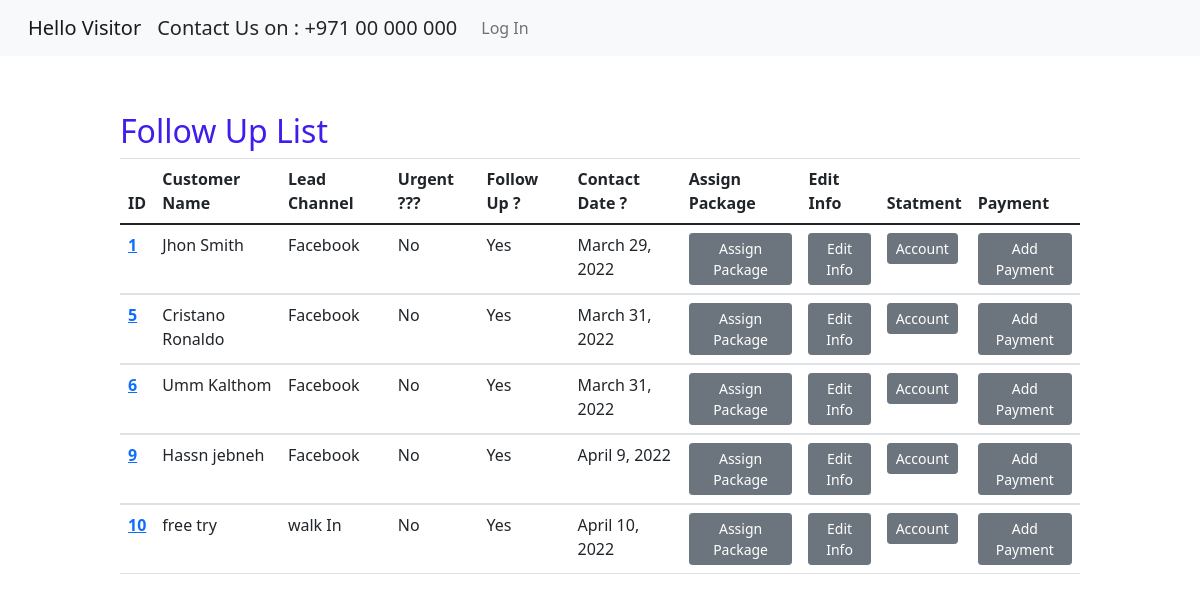
Before: /customerFollowUp/ with the older database file.
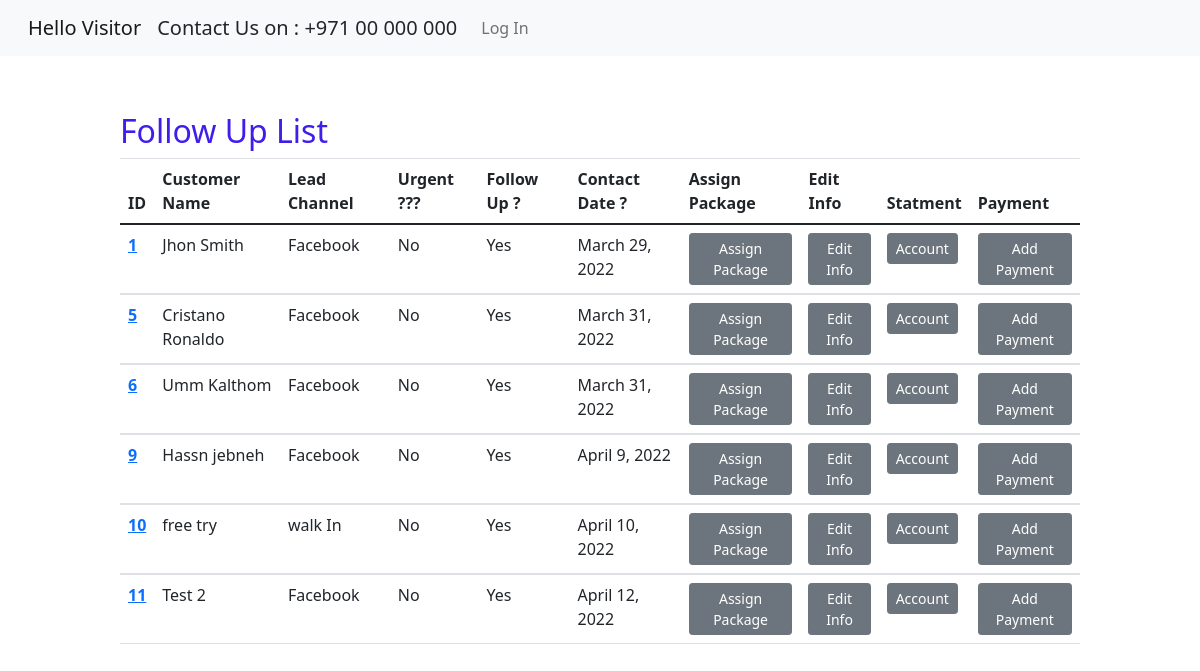
After: the same page with the newer database file.
### student/models.py (models this page shows, shortened)
class customerInfo(models.Model):
    studentId = models.AutoField(primary_key=True)
    customerName = models.CharField(max_length=100 , unique=True)
    customerImg = models.ImageField(upload_to ='media/student/imgs/' , default='default.jpg')
    leadsChannel = models.ForeignKey(leadSource,max_length=50,on_delete=models.CASCADE)
    adsRef = models.CharField(max_length=200,blank=True)
    contactDate = models.DateField(default=datetime.now , editable=False)
    leadeAge = models.IntegerField()
    leadsLocation = models.CharField(max_length=100)
    leadsContactNumber = models.IntegerField()
    emailAddress = models.EmailField(unique=True)
    leadsComment = models.CharField(max_length=1000)
    leadsUrgent = models.BooleanField()
    Nationality = models.ForeignKey(countryList,max_length=250,on_delete=models.CASCADE)
    intersetList = models.ForeignKey(courseList,max_length=50,on_delete=models.CASCADE)
    followUp = models.BooleanField(default=True)

class leadSource(models.Model):
    sourceChannel = models.CharField(max_length=50,unique=True)
    def __str__(self) -> str:
        return f'{self.sourceChannel}'

### student/views.py (the view)
# urls.py: path('customerFollowUp/',views.customerFollowUp,name='customerFollowUp'),
def customerFollowUp(request):
    followList = customerInfo.objects.filter(followUp=True)
    context = {'followList':followList}
    return render(request,'student/customerinfo_followUp.html',context)

### student/templates/student/customerinfo_followUp.html (shortened to what this page needs)
{% extends 'student/base.html' %}
{% block content %}
    <div class="container">
      <br>
      <h2>Follow Up List</h2>
<table class="table">
  <thead>
    <tr>
      <th scope="col">ID</th>
      <th scope="col">Customer Name</th>
      <th scope="col">Lead Channel</th>
      <th scope="col">Urgent ??? </th>
      <th scope="col">Follow Up ? </th>
      <th scope="col"> Contact Date ? </th>
      <th scope="col">Assign Package</th>
      <th scope="col">Edit Info</th>
      <th scope="col">Statment</th>
      <th scope="col">Payment</th>
    </tr>
  </thead>
  {% for x in followList %}
  <tbody>
    <tr>
      <th scope="row"><a href="/student/dashBoard/{{x.studentId}}">{{x.studentId}} </th></a>
      <td>{{x.customerName}} </td>
      <td>{{x.leadsChannel}}</td>
       {% if x.leadsUrgent == True %}
      <td>Yes</td>
        {% else %}
      <td>No</td>
        {% endif %}
        {% if x.followUp == True %}
      <td>Yes</td>
         {% endif %}
      <td>{{x.contactDate}}</td>
      <td><button class="btn btn-secondary btn-sm" type="submit" onclick="location.href='{% url 'student:assignPKG' x.studentId %}'">Assign Package</button></td>
      <td><button class="btn btn-secondary btn-sm" type="submit" onclick="location.href='{% url 'student:updateView' x.studentId %}'">Edit Info</button></td>
      <td><button class="btn btn-secondary btn-sm" type="submit" onclick="location.href='{% url 'student:soa_PK' x.studentId %}'">Account</button></td>
      <td><button class="btn btn-secondary btn-sm" type="submit" onclick="location.href='{% url 'student:AddPayment' x.studentId %}'">Add Payment</button></td>
    </tr>
  </tbody>
  {% endfor %}
</table>
{% endblock %}

Changed rows visible on the page:
added customerInfo: studentId "11", customerName "Test 2", leadsChannel "Facebook", leadsUrgent "No", followUp "Yes", contactDate "April 12, 2022"
